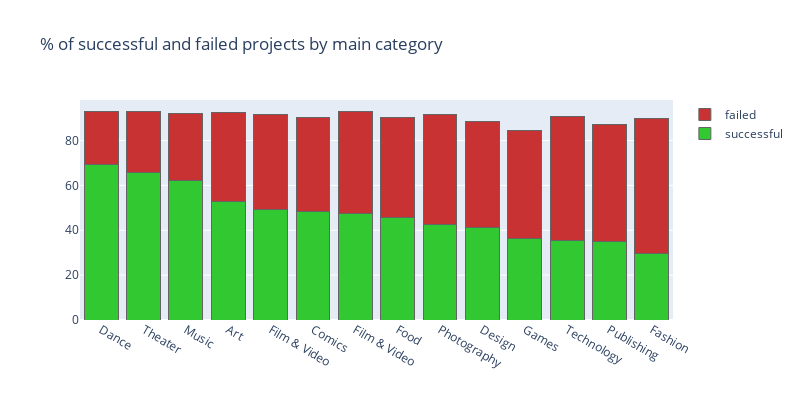

Notebook cell for this chart:
### Markdown cell above
Campaign with less than 1000 USD goal has 2/3 success rate, while less than 2500 USD has 60% rate.

### Code cell
import plotly.offline as py
py.init_notebook_mode(connected=True)
import plotly.graph_objs as go
import plotly.figure_factory as ff

from datetime import datetime

from sklearn.linear_model import LogisticRegression
from sklearn.model_selection import train_test_split
from sklearn.preprocessing import StandardScaler
main_colors = dict({'failed': 'rgb(200,50,50)', 'successful': 'rgb(50,200,50)'})
data = []
annotations = []

rate_success_cat = df[df['status'] == 'successful'].groupby(['category']).count()['project id']\
                / df.groupby(['category']).count()['project id'] * 100
rate_failed_cat = df[df['status'] == 'failed'].groupby(['category']).count()['project id']\
                / df.groupby(['category']).count()['project id'] * 100
    
rate_success_cat = rate_success_cat.sort_values(ascending=False)
rate_failed_cat = rate_failed_cat.sort_values(ascending=True)

bar_success = go.Bar(
        x=rate_success_cat.index,
        y=rate_success_cat,
        name='successful',
        marker=dict(
            color=main_colors['successful'],
            line=dict(
                color='rgb(100,100,100)',
                width=1,
            )
        ),
    )

bar_failed = go.Bar(
        x=rate_failed_cat.index,
        y=rate_failed_cat,
        name='failed',
        marker=dict(
            color=main_colors['failed'],
            line=dict(
                color='rgb(100,100,100)',
                width=1,
            )
        ),
    )

data = [bar_success, bar_failed]
layout = go.Layout(
    barmode='stack',
    title='% of successful and failed projects by main category',
    autosize=False,
    width=800,
    height=400,
    annotations=annotations
)

fig = go.Figure(data=data, layout=layout)
py.iplot(fig, filename='main_cat')

### Figure 1 — Plotly figure (JSON) as saved in the notebook; plotly's stock layout.template omitted (floating-point values rounded to 4 significant figures)
{"data": [{"marker": {"color": "rgb(50,200,50)", "line": {"color": "rgb(100,100,100)", "width": 1}}, "name": "successful", "type": "bar", "x": ["Dance", "Theater", "Music", "Art", "Film & Video", "Comics", "Film &amp; Video", "Food", "Photography", "Design", "Games", "Technology", "Publishing", "Fashion"], "y": [69.25, 65.89, 62.24, 52.76, 49.4, 48.51, 47.32, 45.52, 42.6, 41.23, 36.54, 35.64, 35.03, 29.49]}, {"marker": {"color": "rgb(200,50,50)", "line": {"color": "rgb(100,100,100)", "width": 1}}, "name": "failed", "type": "bar", "x": ["Dance", "Theater", "Music", "Art", "Comics", "Film & Video", "Food", "Film &amp; Video", "Design", "Games", "Photography", "Publishing", "Technology", "Fashion"], "y": [23.65, 27.29, 29.88, 39.7, 41.79, 42.17, 44.68, 45.68, 47.34, 47.87, 49.01, 52.08, 55.24, 60.21]}], "layout": {"autosize": false, "barmode": "stack", "height": 400, "title": {"text": "% of successful and failed projects by main category"}, "width": 800}}
